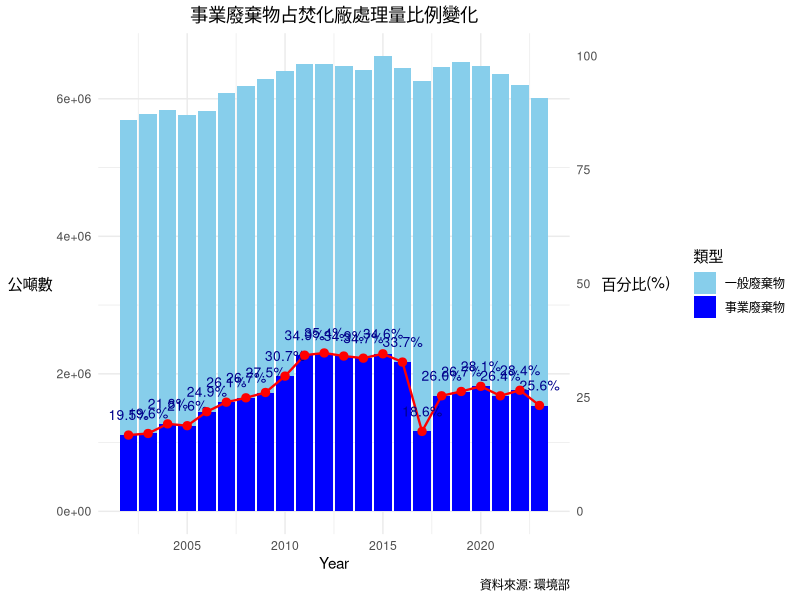
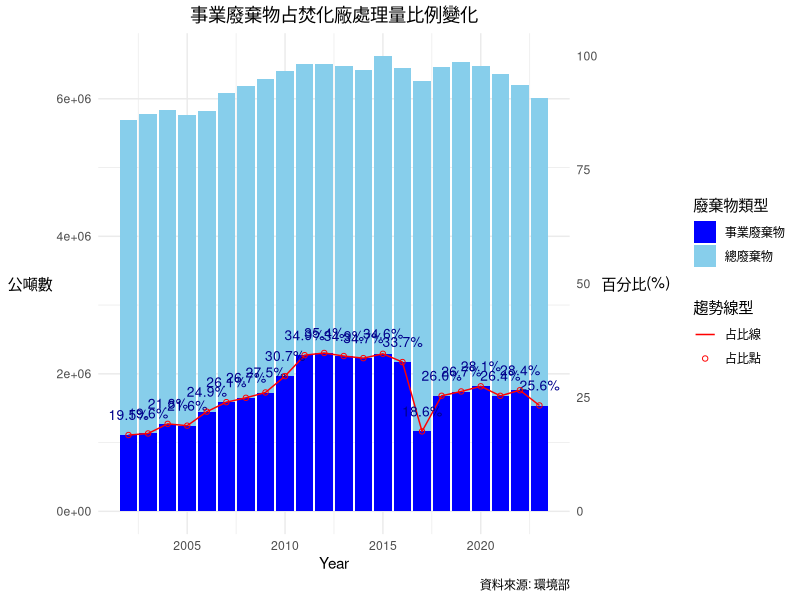

Here is the R script that generated these plots, in order:
library(dplyr)
library(tidyverse)
library(scales)

# Create vectors with the data
Year <- c(2002, 2003, 2004, 2005, 2006, 2007, 2008, 2009, 2010, 2011, 2012, 2013, 2014, 2015, 2016, 2017, 2018, 2019, 2020, 2021, 2022, 2023)
一般廢棄物 <- c(4579096, 4644478, 4563817, 4523994, 4371405, 4496108, 4535133, 4559218, 4441197, 4234971, 4204289, 4214871, 4192142, 4329863, 4271179, 5088471, 4781393, 4789190, 4651485, 4680888, 4439593.31, 4478371.061)
一般事業廢棄物 <- c(1111856, 1133412, 1273030, 1243659, 1449623, 1588097, 1648950, 1727384, 1965584, 2272792, 2302618, 2256895, 2228258, 2292207, 2170820, 1162725, 1682791, 1740889, 1820129, 1682560, 1762399.78, 1536950.239)
合計 <- c(5690952, 5777890, 5836847, 5767653, 5821028, 6084205, 6184083, 6286601, 6406781, 6507763, 6506907, 6471767, 6420400, 6622071, 6441999, 6251196, 6464184, 6530079, 6471613, 6363448, 6201993, 6015321)
一般事業廢棄物占比 <- c("19.5%", "19.6%", "21.8%", "21.6%", "24.9%", "26.1%", "26.7%", "27.5%", "30.7%", "34.9%", "35.4%", "34.9%", "34.7%", "34.6%", "33.7%", "18.6%", "26.0%", "26.7%", "28.1%", "26.4%", "28.4%", "25.6%")

# Create a data frame
waste_data <- data.frame(
  Year,
  一般廢棄物,
  一般事業廢棄物,
  合計,
  一般事業廢棄物占比
)

# 將"一般事業廢棄物占比"從字元轉為數值
waste_data <- waste_data %>%
  mutate(`一般事業廢棄物占比` = str_replace(`一般事業廢棄物占比`, "%", "") %>% 
           as.numeric() / 100)

# 繪製長條圖與折線圖
ggplot(waste_data, aes(x = Year)) +
  geom_bar(aes(y = `一般廢棄物` + `一般事業廢棄物`, fill = "一般廢棄物"), stat = "identity") +  # 指定圖例名稱
  geom_bar(aes(y = `一般事業廢棄物`, fill = "事業廢棄物"), stat = "identity") +  # 指定圖例名稱
  scale_fill_manual(values = c("一般廢棄物" = "skyblue", "事業廢棄物" = "blue"), name = "類型") +  # 定義圖例名稱和顏色
  geom_line(aes(y = `一般事業廢棄物占比` * (`一般廢棄物` + `一般事業廢棄物`)), group = 1, color = "red", size = 0.8) +  # 移除具名color，直接指定
  geom_text(aes(y = `一般事業廢棄物占比` * (`一般廢棄物` + `一般事業廢棄物`),
                label = scales::percent(一般事業廢棄物占比, accuracy = .1)), 
            vjust = -1.5, hjust = 0.5, color = "darkblue", size = 3.5) +
  geom_point(aes(y = `一般事業廢棄物占比` * (`一般廢棄物` + `一般事業廢棄物`)), color = "red", size = 2.5) +  # 移除具名color，直接指定
  scale_y_continuous(sec.axis = sec_axis(~ . / max(`一般廢棄物` + `一般事業廢棄物`) * 100, name = "百分比(%)"), name = "公噸數") +
  labs(title = "事業廢棄物占焚化廠處理量比例變化", caption = "資料來源: 環境部") +
  theme_minimal() +
  theme(axis.title.y = element_text(angle = 360, vjust = 0.5),
        axis.title.y.right = element_text(angle = 360, vjust = 0.5),
        plot.title = element_text(hjust = 0.5))-> waste
waste





ggplot(waste_data, aes(x = Year)) +
  geom_bar(aes(y = `一般廢棄物` + `一般事業廢棄物`, fill = "總廢棄物"), stat = "identity") +  # 添加圖例名稱
  geom_bar(aes(y = `一般事業廢棄物`, fill = "事業廢棄物"), stat = "identity") +  # 添加圖例名稱
  scale_fill_manual(values = c("總廢棄物" = "skyblue", "事業廢棄物" = "blue"), name = "類型") +  # 定義圖例名稱和顏色
  geom_line(aes(y = `一般事業廢棄物占比` * (`一般廢棄物` + `一般事業廢棄物`), color = "占比線"), group = 1) +  # 添加圖例名稱
  scale_color_manual(values = c("占比線" = "red"), name = "趨勢") +  # 定義線圖圖例名稱和顏色
  geom_text(aes(y = `一般事業廢棄物占比` * (`一般廢棄物` + `一般事業廢棄物`),
                label = scales::percent(一般事業廢棄物占比, accuracy = .1)),
            vjust = -1.5, hjust = 0.5, color = "darkblue", size = 3.5) +
  geom_point(aes(y = `一般事業廢棄物占比` * (`一般廢棄物` + `一般事業廢棄物`), color = "占比點"), shape = 21) +  # 添加圖例名稱
  scale_color_manual(values = c("占比線" = "red", "占比點" = "red"), name = "趨勢") +  # 更新線圖和點圖圖例名稱和顏色
  scale_y_continuous(sec.axis = sec_axis(~ . / max(`一般廢棄物` + `一般事業廢棄物`) * 100, name = "百分比(%)"), name = "公噸數") +
  labs(title = "事業廢棄物占焚化廠處理量比例變化", caption = "資料來源: 環境部") +
  theme_minimal() +
  theme(axis.title.y = element_text(angle = 360, vjust = 0.5),
        axis.title.y.right = element_text(angle = 360, vjust = 0.5), # 副Y軸標籤旋轉
        plot.title = element_text(hjust = 0.5)) +
  guides(fill = guide_legend("廢棄物類型"), color = guide_legend("趨勢線型"))   # 自定義圖例標籤 


